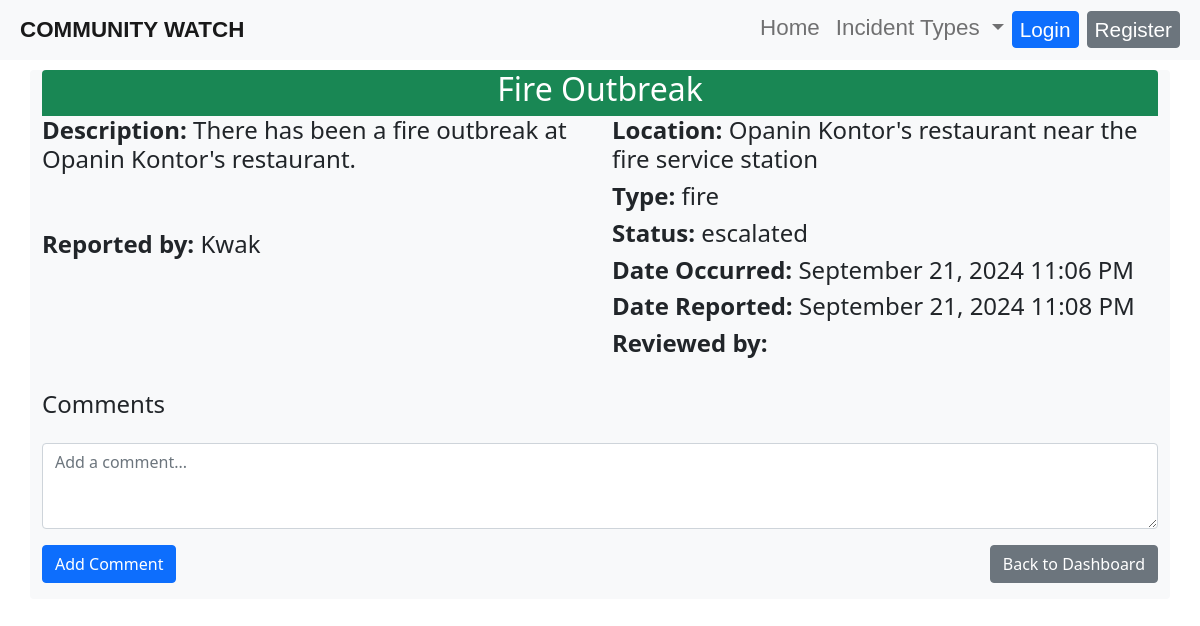
Page /incident/22/ on the earlier database version.
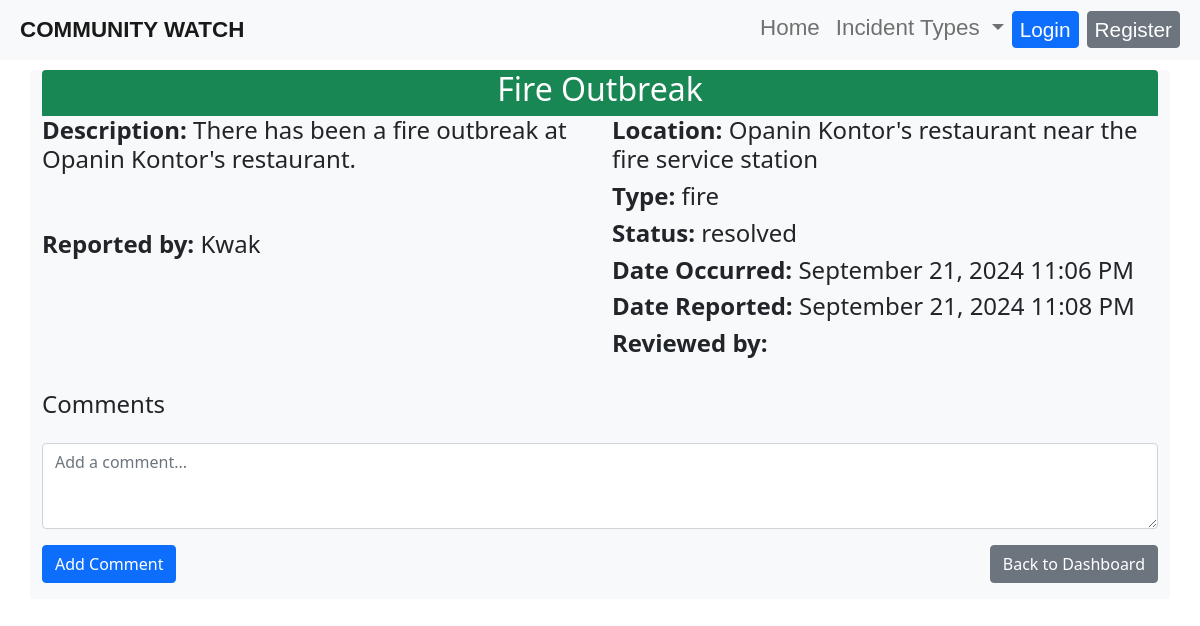
Same page on the later database version.
### reports/models.py (models this page shows, shortened)
class Incident(models.Model):
    STATUS_CHOICES = [
        ('pending', 'Pending'),
        ('approved', 'Approved'),
        ('rejected', 'Rejected'),
        ('escalated', 'Escalated'),
        ('resolved', 'Resolved'),
    ]
    INCIDENT_TYPE_CHOICES = [
        ('theft', 'Theft'),
        ('vandalism', 'Vandalism'),
        ('fire', 'Fire'),
        ('accident', 'Accident'),
        ('emergency', 'Emergency'),
        ('medical', 'Medical'),
        ('police', 'Police'),
        ('other', 'Other'),
]
    title = models.CharField(max_length=200)
    description = models.TextField()
    location = models.CharField(max_length=200)
    incident_type = models.CharField(max_length=100, choices=INCIDENT_TYPE_CHOICES, default='other')
    date_occurred = models.DateTimeField(default=timezone.now)  # This allows users to set the date and time
    date_reported = models.DateTimeField(auto_now_add=True)
    reported_by = models.ForeignKey(User, on_delete=models.CASCADE)
    status = models.CharField(max_length=20, choices=STATUS_CHOICES, default='pending')
    reviewed_by = models.ForeignKey(User, on_delete=models.SET_NULL, null=True, blank=True, related_name='reviewed_incidents')

### reports/views.py (the view)
# urls.py: path('incident/<int:incident_id>/', incident_detail, name='incident_detail'),  # Incident detail page
def incident_detail(request, incident_id):
    incident = get_object_or_404(Incident, id=incident_id)
    comments = incident.comments.all()  # Fetch comments for the incident
    if request.method == 'POST':
        comment_content = request.POST.get('content')
        Comment.objects.create(incident=incident, user=request.user, content=comment_content)
        return redirect('incident_detail', incident_id=incident.id)
    return render(request, 'reports/incident_detail.html', {'incident': incident, 'comments': comments})

### reports/templates/reports/incident_detail.html (shortened to what this page needs)
{% extends 'base.html' %}
{% block content %}
<div class="container my-4 bg-light rounded">
    <div class="bg-success text-white text-center rounded-top">
        <h2 style="margin: 0; margin-top: 70px; padding-bottom: 8px;">{{ incident.title }}</h2>
    </div>
    <div class="row mb-3">
        <div class="col-md-6">
            <h4><strong>Description:</strong> {{ incident.description }}</h4>
            <br><br>
            <h4><strong>Reported by:</strong> {{ incident.reported_by.username }}</h4>
        </div>
        <div class="col-md-6">
            <h4><strong>Location:</strong> {{ incident.location }}</h4>
            <h4><strong>Type:</strong> {{ incident.incident_type }}</h4>
            <h4><strong>Status:</strong> {{ incident.status }}</h4>
            <h4><strong>Date Occurred:</strong> {{ incident.date_occurred|date:"F d, Y g:i A" }}</h4>
            <h4><strong>Date Reported:</strong> {{ incident.date_reported|date:"F d, Y g:i A" }}</h4>
            <h4><strong>Reviewed by:</strong> {{ incident.reviewed_by.username }}</h4>
        </div>
    </div>
    <h4 class="mt-4">Comments</h4>
    <form method="POST" class="mb-3">
        <div class="mb-3">
            <textarea name="content" class="form-control" rows="3" required placeholder="Add a comment..."></textarea>
        </div>
        <div class="d-flex justify-content-between">
            <button type="submit" class="btn btn-primary">Add Comment</button>
            <a href="{% url 'dashboard' %}" class="btn btn-secondary">Back to Dashboard</a>
        </div>
    </form>
</div>
{% endblock %}

Differences in the rows shown:
changed Incident "Fire Outbreak": status "escalated" → "resolved"
